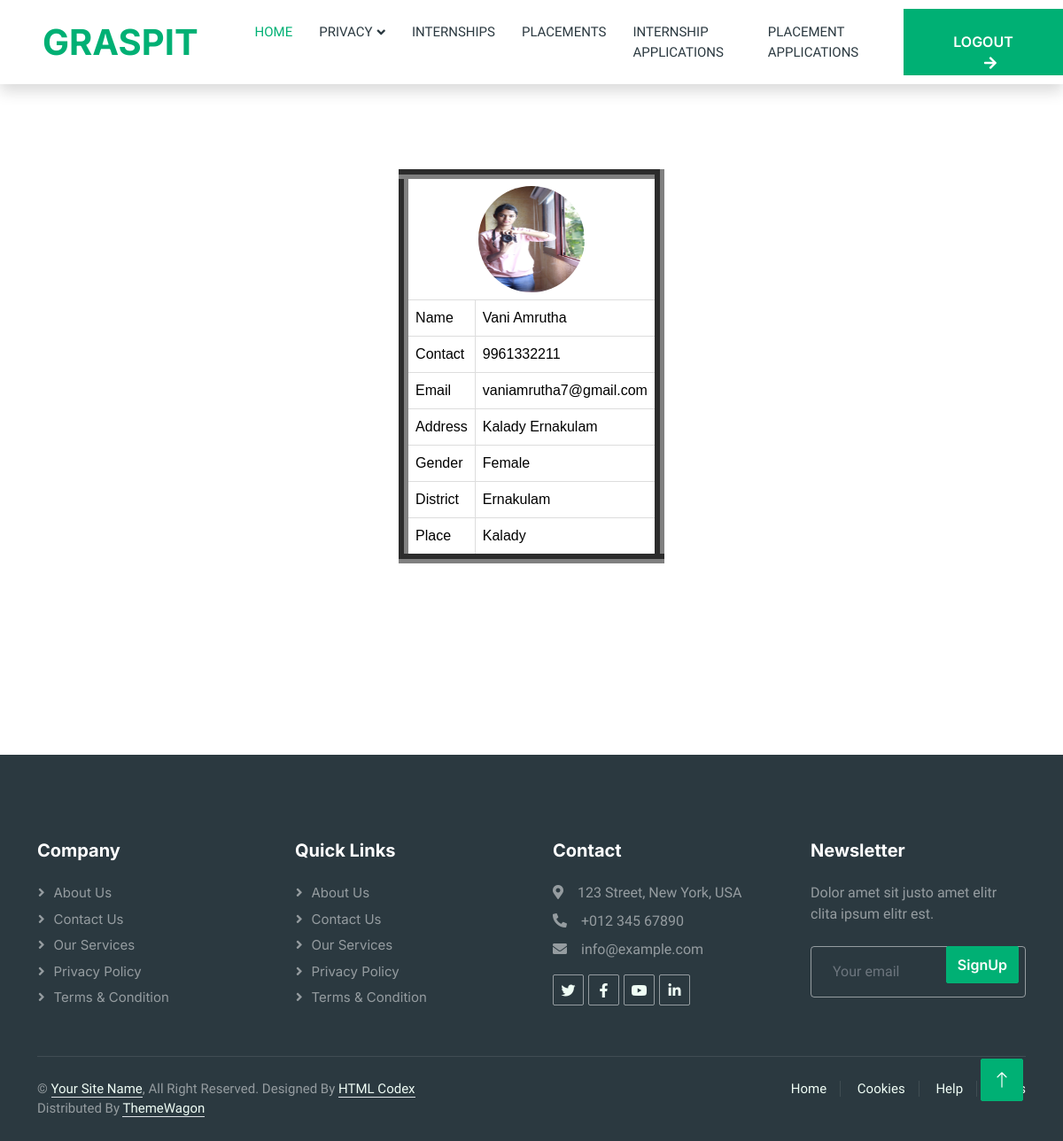
/WUser/myprofile/ (signed in), run on the app's committed database.
### Guest/models.py (models this page shows)
class UserRegistration(models.Model):
    user_name=models.CharField(max_length=100)
    user_contact=models.CharField(max_length=100)
    user_email=models.EmailField(unique=True)
    user_gender=models.CharField(max_length=100)
    user_address=models.TextField(null=True)
    user_course=models.ForeignKey(Course,on_delete=models.SET_NULL,null=True)
    user_photo=models.FileField(upload_to='userdocs/')
    user_proof=models.FileField(upload_to='userdocs/')
    user_password=models.CharField(max_length=100,unique=True)
    place=models.ForeignKey(Place,on_delete=models.CASCADE)
    user_doj=models.DateField(auto_now=True)
    user_graduation=models.CharField(max_length=50)
    user_vsts=models.IntegerField(default=0)

### Admin/models.py (models this page shows)
class Place(models.Model):
    place_name=models.CharField(max_length=50)
    pincode=models.CharField(max_length=50)
    district=models.ForeignKey(District,on_delete=models.SET_NULL,null=True)
    def __str__(self):
        return self.place_name

class District(models.Model):
    district_name=models.CharField(max_length=50)
    def __str__(self):
        return self.district_name

### User/views.py (the view)
# urls.py: path('myprofile/',views.myprofile,name="Myprofile"),
def myprofile(request):
    if 'uid' in request.session:
        usr=UserRegistration.objects.get(id=request.session['uid'])
        return render(request,"User/Myprofile.html",{'USR':usr})
    else:
        return redirect('webguest:Home')

### User/Templates/User/Myprofile.html (shortened to what this page needs)
{% extends 'User/Head.html' %}
{% load static %}
{% block content %}
<html>
<head>
</head>
<body>
    <br><br><br><br>
<div id="tab" align="center">
    <form action="" method="GET">
        <table border="11" align="center">
            <tr>
                <td colspan="2" align="center"><img src="{{USR.user_photo.url}}" alt="img" width="120px" height="120px" style="border-radius: 60px;"></td>
            </tr>
            <tr>
                <td>Name</td>
                <td>{{USR.user_name}}</td>
            </tr>
            <tr>
                <td>Contact</td>
                <td>{{USR.user_contact}}</td>
            </tr>
            <tr>
                <td>Email</td>
                <td>{{USR.user_email}}</td>
            </tr>
            <tr>
                <td>Address</td>
                <td>{{USR.user_address}}</td>
            </tr>
            <tr>
                <td>Gender</td>
                <td>{{USR.user_gender}}</td>
            </tr>
            <tr>
                <td>District</td>
                <td>{{USR.place.district}}</td>
            </tr>
            <tr>
                <td>Place</td>
                <td>{{USR.place}}</td>
            </tr>
        </table>
    </form>
</div>
</body>
</html>
<br><br><br><br><br><br><br>
{% endblock content %}

### User/Templates/User/Head.html (shortened to what this page needs)
{% load static %}
<!DOCTYPE html>
<html lang="en">
<head>
    <link href="https://cdnjs.cloudflare.com/ajax/libs/font-awesome/5.10.0/css/all.min.css" rel="stylesheet">
    <link href="https://cdn.jsdelivr.net/npm/bootstrap-icons@1.4.1/font/bootstrap-icons.css" rel="stylesheet">
    <link href="{% static 'Main/lib/animate/animate.min.css' %}" rel="stylesheet">
    <link href="{% static 'Main/lib/owlcarousel/assets/owl.carousel.min.css' %}" rel="stylesheet">
    <link href="{% static 'Main//css/bootstrap.min.css' %}" rel="stylesheet">
    <link href="{% static 'Main/css/style.css' %}" rel="stylesheet">
    <link href="{% static 'form.css' %}" rel="stylesheet">
</head>
<body>
    <div class="container-xxl bg-white p-0">
        <nav class="navbar navbar-expand-lg bg-white navbar-light shadow sticky-top p-0">
            <a href="index.html" class="navbar-brand d-flex align-items-center text-center py-0 px-4 px-lg-5">
                <h1 class="m-0 text-primary">GRASPIT</h1>
            </a>
            <div class="collapse navbar-collapse" id="navbarCollapse">
                <div class="navbar-nav ms-auto p-4 p-lg-0">
                    <a href="{% url 'webuser:UserHome' %}" class="nav-item nav-link active">Home</a>
                    <div class="nav-item dropdown">
                        <a href="#" class="nav-link dropdown-toggle" data-bs-toggle="dropdown">Privacy</a>
                    </div>
                    <a href="{% url 'webuser:ViewInternships' %}" class="nav-item nav-link">Internships</a>
                    <a href="{% url 'webuser:ViewPlacements' %}" class="nav-item nav-link">Placements</a>
                    <a href="{% url 'webuser:InternshipApplications' %}" class="nav-item nav-link">Internship Applications</a>
                    <a href="{% url 'webuser:PlacementApplications' %}" class="nav-item nav-link">Placement Applications</a>
                </div>
                <a href="{% url 'webuser:logout' %}" class="btn btn-primary rounded-0 py-4 px-lg-5 d-none d-lg-block">LOGOUT<i class="fa fa-arrow-right ms-3"></i></a>
            </div>
        </nav>
        {% block content %}
        {% endblock content %}
         <div class="container-fluid bg-dark text-white-50 footer pt-5 mt-5 wow fadeIn" data-wow-delay="0.1s">
            <div class="container py-5">
                <div class="row g-5">
                    <div class="col-lg-3 col-md-6">
                        <h5 class="text-white mb-4">Company</h5>
                        <a class="btn btn-link text-white-50" href="">About Us</a>
                        <a class="btn btn-link text-white-50" href="">Contact Us</a>
                        <a class="btn btn-link text-white-50" href="">Our Services</a>
                        <a class="btn btn-link text-white-50" href="">Privacy Policy</a>
                        <a class="btn btn-link text-white-50" href="">Terms & Condition</a>
                    </div>
                    <div class="col-lg-3 col-md-6">
                        <h5 class="text-white mb-4">Quick Links</h5>
                        <a class="btn btn-link text-white-50" href="">About Us</a>
                        <a class="btn btn-link text-white-50" href="">Contact Us</a>
                        <a class="btn btn-link text-white-50" href="">Our Services</a>
                        <a class="btn btn-link text-white-50" href="">Privacy Policy</a>
                        <a class="btn btn-link text-white-50" href="">Terms & Condition</a>
                    </div>
                    <div class="col-lg-3 col-md-6">
                        <h5 class="text-white mb-4">Contact</h5>
                        <p class="mb-2"><i class="fa fa-map-marker-alt me-3"></i>123 Street, New York, USA</p>
                        <p class="mb-2"><i class="fa fa-phone-alt me-3"></i>+012 345 67890</p>
                        <p class="mb-2"><i class="fa fa-envelope me-3"></i>info@example.com</p>
                        <div class="d-flex pt-2">
                            <a class="btn btn-outline-light btn-social" href=""><i class="fab fa-twitter"></i></a>
                            <a class="btn btn-outline-light btn-social" href=""><i class="fab fa-facebook-f"></i></a>
                            <a class="btn btn-outline-light btn-social" href=""><i class="fab fa-youtube"></i></a>
                            <a class="btn btn-outline-light btn-social" href=""><i class="fab fa-linkedin-in"></i></a>
                        </div>
                    </div>
                    <div class="col-lg-3 col-md-6">
                        <h5 class="text-white mb-4">Newsletter</h5>
                        <p>Dolor amet sit justo amet elitr clita ipsum elitr est.</p>
                        <div class="position-relative mx-auto" style="max-width: 400px;">
                            <input class="form-control bg-transparent w-100 py-3 ps-4 pe-5" type="text" placeholder="Your email">
                            <button type="button" class="btn btn-primary py-2 position-absolute top-0 end-0 mt-2 me-2">SignUp</button>
                        </div>
                    </div>
                </div>
            </div>
            <div class="container">
                <div class="copyright">
                    <div class="row">
                        <div class="col-md-6 text-center text-md-start mb-3 mb-md-0">
                            &copy; <a class="border-bottom" href="#">Your Site Name</a>, All Right Reserved.
							Designed By <a class="border-bottom" href="https://htmlcodex.com">HTML Codex</a>
                            </br>Distributed By <a class="border-bottom" href="https://themewagon.com" target="_blank">ThemeWagon</a>
                        </div>
                        <div class="col-md-6 text-center text-md-end">
                            <div class="footer-menu">
                                <a href="">Home</a>
                                <a href="">Cookies</a>
                                <a href="">Help</a>
                                <a href="">FQAs</a>
                            </div>
                        </div>
                    </div>
                </div>
            </div>
        </div>
        <a href="#" class="btn btn-lg btn-primary btn-lg-square back-to-top"><i class="bi bi-arrow-up"></i></a>
    </div>
</body>
</html>

### Guest/static/Main/css/style.css (style rules this page uses)
:root { --primary: #00B074; --secondary: #2B9BFF; --light: #EFFDF5; --dark: #2B3940; }
.back-to-top { position: fixed; display: none; right: 45px; bottom: 45px; z-index: 99; }
.btn { font-family: 'Inter', sans-serif; font-weight: 600; transition: .5s; }
.btn.btn-primary, .btn.btn-secondary { color: #FFFFFF; }
.btn-lg-square { width: 48px; height: 48px; }
.btn-square, .btn-sm-square, .btn-lg-square { padding: 0; display: flex; align-items: center; justify-content: center; font-weight: normal; border-radius: 2px; }
.navbar .dropdown-toggle::after { border: none; content: "\f107"; font-family: "Font Awesome 5 Free"; font-weight: 900; vertical-align: middle; margin-left: 5px; transition: .5s; }
.navbar-dark .navbar-nav .nav-link, .navbar-light .navbar-nav .nav-link { margin-right: 30px; padding: 25px 0; color: #FFFFFF; font-size: 15px; text-transform: uppercase; outline: none; }
.navbar-dark .navbar-nav .nav-link:hover, .navbar-dark .navbar-nav .nav-link.active, .navbar-light .navbar-nav .nav-link:hover, .navbar-light .navbar-nav .nav-link.active { color: var(--primary); }
.navbar-light .navbar-brand, .navbar-light a.btn { height: 75px; }
.navbar-light .navbar-nav .nav-link { color: var(--dark); font-weight: 500; }
.navbar-light.sticky-top { top: -100px; transition: .5s; }
.footer .btn.btn-social { margin-right: 5px; width: 35px; height: 35px; display: flex; align-items: center; justify-content: center; color: var(--light); border: 1px solid rgba(255,255,255,0.5); border-radius: 2px; transition: .3s; }
.footer .btn.btn-link { display: block; margin-bottom: 5px; padding: 0; text-align: left; font-size: 15px; font-weight: normal; text-transform: capitalize; transition: .3s; }
.footer .btn.btn-link::before { position: relative; content: "\f105"; font-family: "Font Awesome 5 Free"; font-weight: 900; margin-right: 10px; }
.footer .form-control { border-color: rgba(255,255,255,0.5); }
.footer .copyright { padding: 25px 0; font-size: 15px; border-top: 1px solid rgba(256, 256, 256, .1); }
.footer .copyright a { color: var(--light); }
.footer .footer-menu a { margin-right: 15px; padding-right: 15px; border-right: 1px solid rgba(255, 255, 255, .1); }
.footer .footer-menu a:last-child { margin-right: 0; padding-right: 0; border-right: none; }

### Guest/static/form.css (style rules this page uses)
#tab { font-family: "Trebuchet MS", Arial, Helvetica, sans-serif; border-collapse: collapse; width: 100%; }
#tab td, #tab th { border: 1px solid #ddd; padding: 8px; color: black; }
input[type=text],[type=password],[type=email],[type=date], select { width: 100%; padding: 12px 20px; margin: 8px 0; display: inline-block; border: 1px solid #ccc; border-radius: 4px; box-sizing: border-box; }

### data on the page
UserRegistration: user_photo (picture), user_name "Vani Amrutha", user_contact "9961332211", user_email "vaniamrutha7@gmail.com", user_address "Kalady Ernakulam", user_gender "Female", place.district "Ernakulam", place "Kalady"
